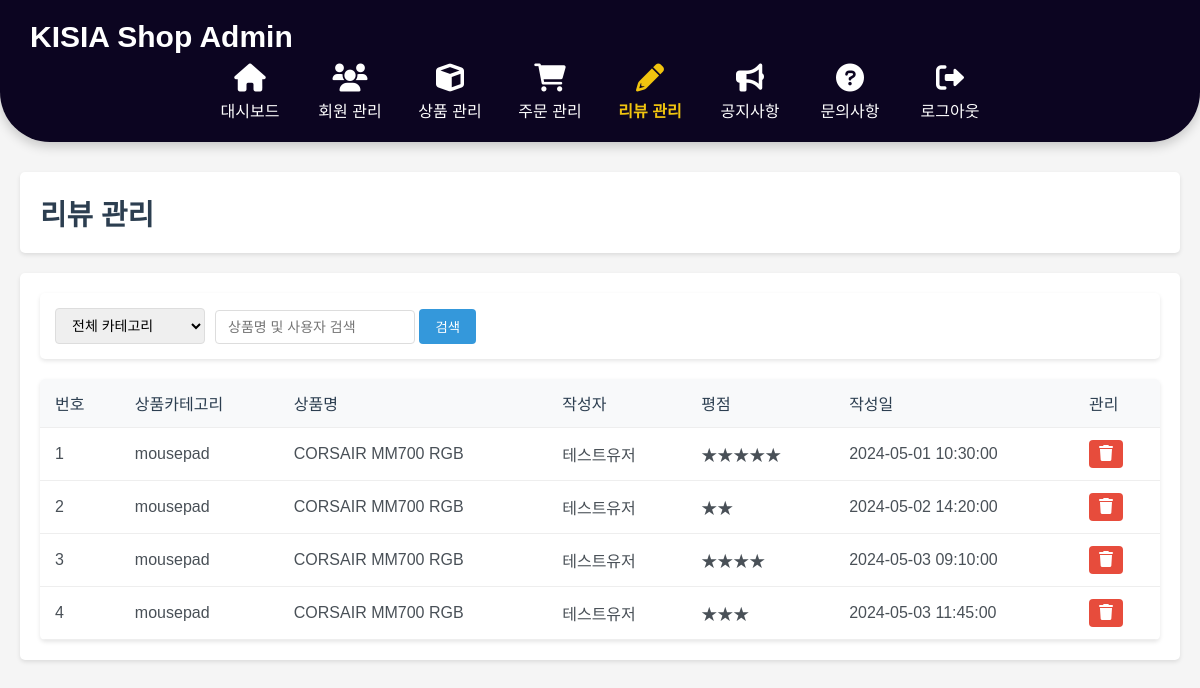
Page /admin/reviews.php (signed in) on the committed database.
### tables this page shows
CREATE TABLE reviews (
    id INT AUTO_INCREMENT PRIMARY KEY,
    user_id INT,
    product_id INT,
    content TEXT NOT NULL,
    rating INT CHECK (rating BETWEEN 1 AND 5),
    image_url VARCHAR(255),
    created_at DATETIME DEFAULT CURRENT_TIMESTAMP,
    FOREIGN KEY (user_id) REFERENCES users(id) ON DELETE SET NULL,
    FOREIGN KEY (product_id) REFERENCES products(id) ON DELETE CASCADE
);

CREATE TABLE IF NOT EXISTS products (
  id INT AUTO_INCREMENT PRIMARY KEY,
  name VARCHAR(255) NOT NULL,
  short_description VARCHAR(255),
  description TEXT,
  price INT NOT NULL,
  stock INT DEFAULT 0,
  image_url VARCHAR(500),
  created_at DATETIME DEFAULT CURRENT_TIMESTAMP,
  deliver_price INT DEFAULT 0,
  category VARCHAR(255) NOT NULL,
  avg_rating FLOAT(2,1) DEFAULT 0,
  review_count INT DEFAULT 0
);

CREATE TABLE IF NOT EXISTS users (
    id INT AUTO_INCREMENT PRIMARY KEY,
    userId VARCHAR(50) NOT NULL UNIQUE,
    email VARCHAR(100) NOT NULL,
    password VARCHAR(255) NOT NULL,
    name VARCHAR(50) NOT NULL,
    phone VARCHAR(20),
    address VARCHAR(255),
    postcode VARCHAR(10),
    address_detail VARCHAR(255),
    point INT DEFAULT 0,
    role VARCHAR(10) NOT NULL DEFAULT 'USER',
    reset_token VARCHAR(255),
    reset_token_expiry DATETIME,
    created_at DATETIME DEFAULT CURRENT_TIMESTAMP
);

### admin/reviews.php (the view, shortened to what this page needs)
<?php
require_once '../mainmenu/common/db.php';
$search_query = $_GET['search_query'] ?? '';
?>
<!DOCTYPE html>
<html lang="ko">
<head>
    <link rel="stylesheet" href="css/admin.css">
    <link rel="stylesheet" href="https://cdnjs.cloudflare.com/ajax/libs/font-awesome/6.0.0/css/all.min.css">
</head>
<body>
    <div class="admin-container">
        <?php include 'topbar.php'; ?>
        <div class="main-content">
            <header class="admin-header">
                <h1>리뷰 관리</h1>
            </header>
            <div class="content-wrapper">
                <div class="filters">
                    <select id="category-filter">
                        <option value="all">전체 카테고리</option>
                    </select>
                    <form method="GET" action="">
                        <input type="text" name="search_query" placeholder="상품명 및 사용자 검색" value="<?= $_GET['search_query'] ?? '' ?>">
                        <button type="submit">검색</button>
                    </form>
                </div>
                <table class="table">
                    <thead>
                        <tr>
                            <th>번호</th>
                            <th>상품카테고리</th>
                            <th>상품명</th>
                            <th>작성자</th>
                            <th>평점</th>
                            <th>작성일</th>
                            <th>관리</th>
                        </tr>
                    </thead>
                    <tbody>
                    <?php
                        if ($search_query !== '') {
                            $sql = "SELECT r.id, r.rating, r.content, r.image_url, r.created_at, p.id AS product_id,
                                        u.name AS user_name, p.name AS product_name, p.category AS product_category
                                    FROM reviews r
                                    LEFT JOIN users u ON r.user_id = u.id
                                    LEFT JOIN products p ON r.product_id = p.id
                                    WHERE p.name LIKE ? OR u.name LIKE ?
                                    ORDER BY r.id ASC";
                            $stmt = mysqli_prepare($conn, $sql);
                            $param = '%' . $search_query . '%';
                            mysqli_stmt_bind_param($stmt, 'ss', $param, $param);
                            mysqli_stmt_execute($stmt);
                            $result = mysqli_stmt_get_result($stmt);
                        } else {
                            $sql = "SELECT r.id, r.rating, r.content, r.image_url, r.created_at, p.id AS product_id,
                                        u.name AS user_name, p.name AS product_name, p.category AS product_category
                                    FROM reviews r
                                    LEFT JOIN users u ON r.user_id = u.id
                                    LEFT JOIN products p ON r.product_id = p.id
                                    ORDER BY r.created_at ASC";
                            $result = mysqli_query($conn, $sql);
                        }
                        if ($result && $result->num_rows > 0) {
                            while ($reviews = $result->fetch_assoc()) {
                                echo "<tr class='review-row' data-id='" . htmlspecialchars($reviews['id']) . "'>";
                                echo "<td>" . htmlspecialchars($reviews['id']) . "</td>";
                                echo "<td>" . htmlspecialchars($reviews['product_category']) . "</td>";
                                echo "<td>" . htmlspecialchars($reviews['product_name']) . "</td>";
                                echo "<td>" . htmlspecialchars($reviews['user_name']) . "</td>";
                                echo "<td class='star-rating' data-rating='" . (int)$reviews['rating'] . "'>" . str_repeat('★', (int)$reviews['rating']) . "</td>";
                                echo "<td>" . htmlspecialchars($reviews['created_at']) . "</td>";
                                echo "<td>
                                    <a href='admin_delete.php?id=" . urlencode($reviews['id']) . "&type=reviews&product_id=" . urlencode($reviews['product_id']) . "' class='delete-btn' title='삭제'>
                                            <i class='fas fa-trash'></i>
                                        </a>
                                    </td>";
                                echo "</tr>";
                            }
                        } else {
                            echo "<tr><td colspan='7' class='no-data'>등록된 리뷰가 없습니다.</td></tr>";
                        }
                    ?>
                    </tbody>
                </table>
            </div>
        </div>
    </div>
</body>
</html>

### admin/css/admin.css (style rules this page uses)
* { margin: 0; padding: 0; box-sizing: border-box; }
body { font-family: 'Noto Sans KR', sans-serif; background-color: #f5f5f5; }
.main-content { margin-top: 10px; padding: 20px; }
.admin-header { background-color: white; padding: 20px; border-radius: 5px; box-shadow: 0 2px 4px rgba(0,0,0,0.1); margin-bottom: 20px; display: flex; justify-content: space-between; align-items: center; }
.admin-header h1 { font-size: 1.8rem; color: #2c3e50; }
.content-wrapper { background-color: white; padding: 20px; border-radius: 5px; box-shadow: 0 2px 4px rgba(0,0,0,0.1); }
.filters { display: flex; gap: 10px; margin-bottom: 20px; background-color: white; padding: 15px; border-radius: 5px; box-shadow: 0 2px 4px rgba(0,0,0,0.1); align-items: center; }
.filters select, .filters input { padding: 8px 12px; border: 1px solid #ddd; border-radius: 4px; font-size: 14px; outline: none; }
.filters select { width: 150px; }
.filters input[type="text"] { width: 200px; }
.filters button { padding: 8px 16px; background-color: #3498db; color: white; border: none; border-radius: 4px; cursor: pointer; transition: background-color 0.3s; text-decoration: none; display: inline-block; }
.table { width: 100%; border-collapse: collapse; margin-top: 20px; background-color: white; border-radius: 5px; overflow: hidden; box-shadow: 0 2px 4px rgba(0,0,0,0.1); }
.table th, .table td { padding: 12px 15px; text-align: left; border-bottom: 1px solid #eee; }
.table th { background-color: #f8f9fa; font-weight: 500; color: #2c3e50; }
.table td { color: #495057; }
.edit-btn, .delete-btn { padding: 5px 10px; border: none; border-radius: 4px; color: white; cursor: pointer; transition: background-color 0.3s; text-decoration: none; display: inline-block; }
.delete-btn { background-color: #e74c3c; }
.star-rating { color: #f1c40f; font-size: 16px; }

### rows in the picture
reviews: id "1", product.category "mousepad", product.name "CORSAIR MM700 RGB", user.name "테스트유저", rating "★★★★★", created_at "2024-05-01 10:30:00"
reviews: id "2", product.category "mousepad", product.name "CORSAIR MM700 RGB", user.name "테스트유저", rating "★★", created_at "2024-05-02 14:20:00"
reviews: id "3", product.category "mousepad", product.name "CORSAIR MM700 RGB", user.name "테스트유저", rating "★★★★", created_at "2024-05-03 09:10:00"
reviews: id "4", product.category "mousepad", product.name "CORSAIR MM700 RGB", user.name "테스트유저", rating "★★★", created_at "2024-05-03 11:45:00"
